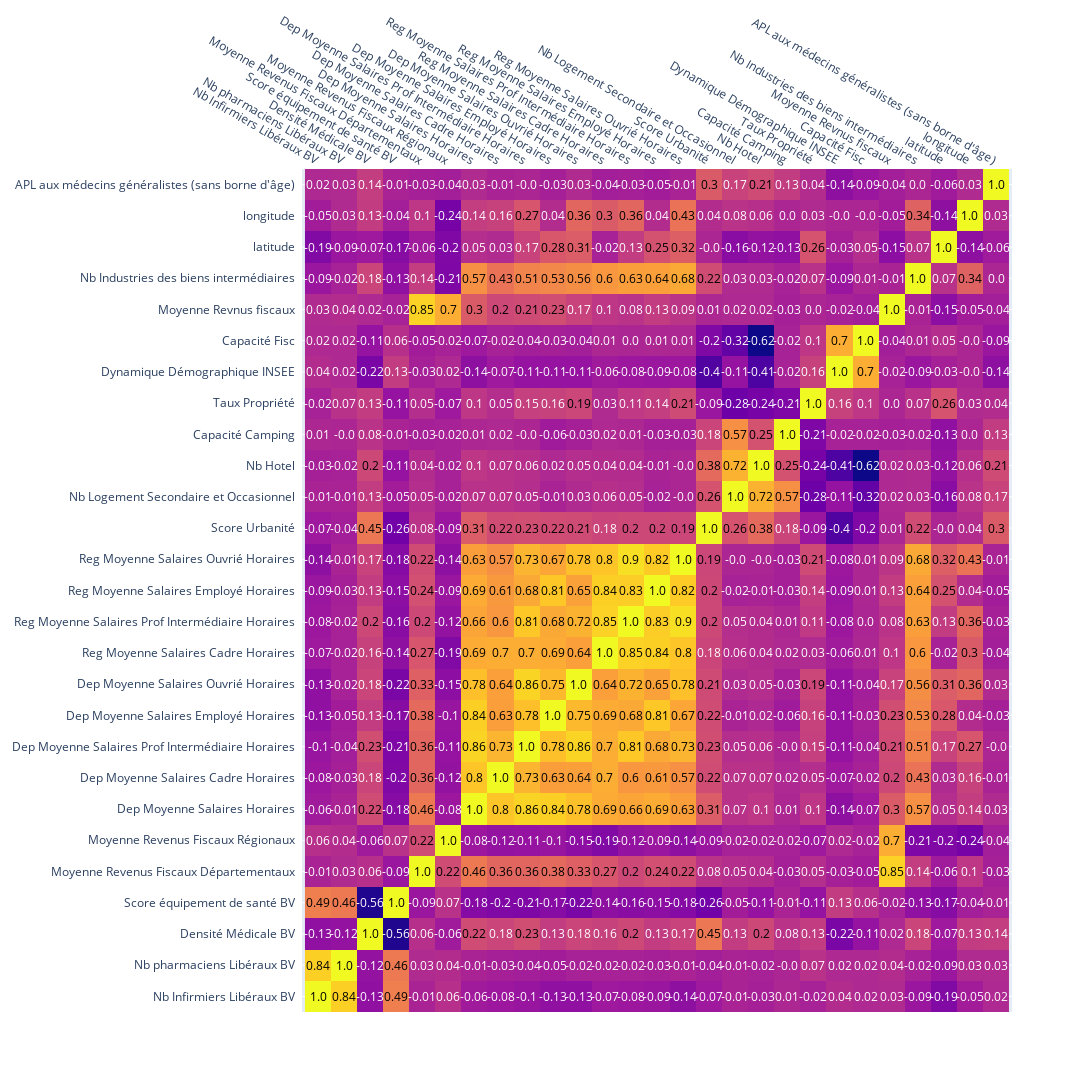

The notebook cell this image was saved under:
### Code cell
# Remove columns to be dropped
numeric_columns_filtered = insee_df.select_dtypes(include=['float64', 'int64']).drop(columns=no_keep)

# Re-calculate the correlation matrix
corr_matrix_filtered = numeric_columns_filtered.corr().round(2)

print("New correlation matrix:")
print(corr_matrix_filtered)

fig = ff.create_annotated_heatmap(corr_matrix_filtered.values,
                                  x=corr_matrix_filtered.columns.tolist(),
                                  y=corr_matrix_filtered.index.tolist())

fig.update_layout(height=1200, width=1600)

fig.show()
